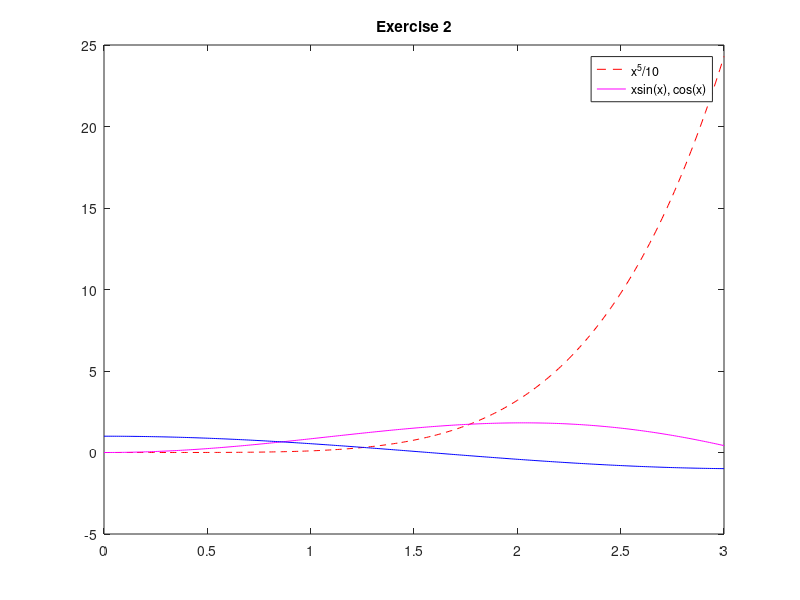

The MATLAB source for this figure:
A = [1 0 -2; 2 1 3; 0 1 0];
B = [2 1 1; 1 0 -1; 1 1 0];
C =  A - B;
D = A * B;
E = A.*B;

x = 0:0.01:3;
y1 = x.^5/10;
y2 = x.*sin(x);
y3 = cos(x);

plot(x, y1, 'r--');
hold on;
plot(x, y2, 'm');
plot(x, y3, 'b');
hold off;

title("Exercise 2");
legend("x^5/10", "xsin(x), cos(x)");

%subplot() to plot each function on a different graph